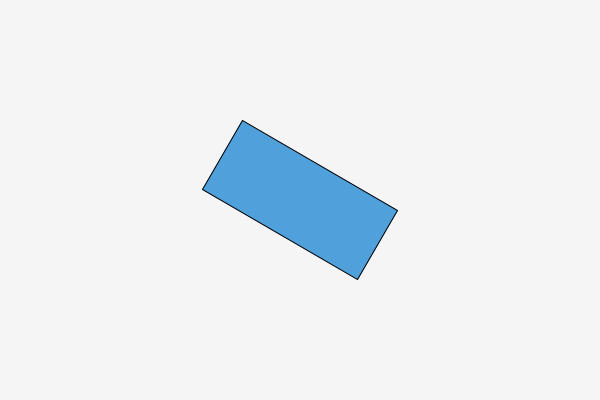
Frame 1 (no input)
Frame 60 (the mouse pressed at the canvas centre just before this capture): identical to frame 1, image omitted
Frame 120 (the mouse held since frame 60 and released just before this capture): identical to frame 1, image omitted

The Processing sketch that drew this single still picture (run headless with seeded random() and noise(); from frame 60 on, the mouse is pressed at the canvas centre):

// Processing sketch: sample_05_02_rotate
// ── sample_05_02_rotate.pde
void setup() {
  size(600, 400);
  rectMode(CENTER);
}

void draw() {
  background(245);

  translate(width / 2, height / 2);
  rotate(radians(30));

  fill(80, 160, 220);
  rect(0, 0, 180, 80);
}
